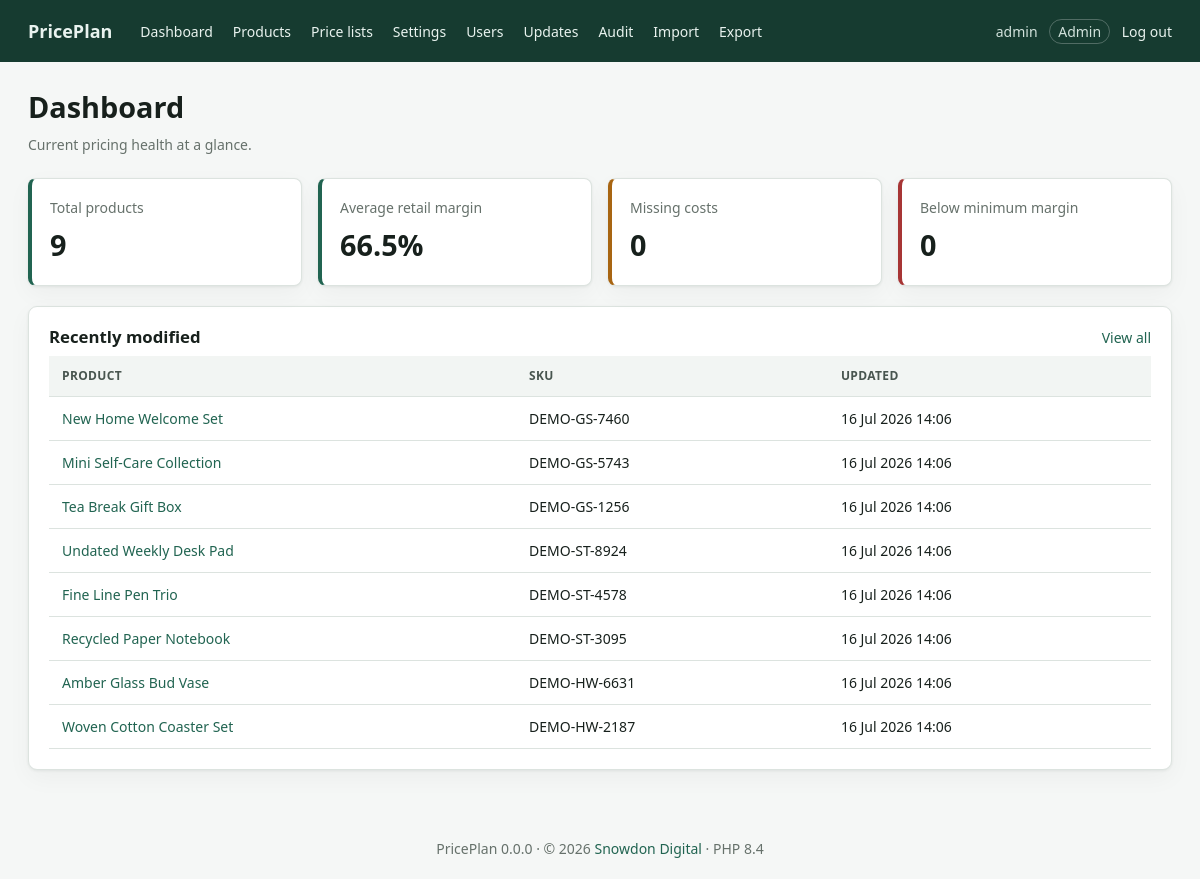
/dashboard.php (signed in), run on the app's committed database.
### tables this page shows
CREATE TABLE users (
 id INT UNSIGNED AUTO_INCREMENT PRIMARY KEY,
 username VARCHAR(80) NOT NULL UNIQUE,
 email VARCHAR(190) NOT NULL UNIQUE,
 password_hash VARCHAR(255) NOT NULL,
 role ENUM('admin','manager','editor','viewer') NOT NULL DEFAULT 'viewer',
 is_active TINYINT(1) NOT NULL DEFAULT 1,
 last_login_at DATETIME NULL,
 created_at DATETIME NOT NULL DEFAULT CURRENT_TIMESTAMP,
 updated_at DATETIME NOT NULL DEFAULT CURRENT_TIMESTAMP ON UPDATE CURRENT_TIMESTAMP
);

CREATE TABLE products (
 id BIGINT UNSIGNED AUTO_INCREMENT PRIMARY KEY,
 group_id INT UNSIGNED NULL,
 sku VARCHAR(100) NULL,
 product_name VARCHAR(255) NOT NULL,
 product_code VARCHAR(100) NULL,
 unit_cost DECIMAL(14,5) NULL,
 labour_cost DECIMAL(14,5) NOT NULL DEFAULT 0,
 target_margin DECIMAL(8,6) NOT NULL DEFAULT .8,
 preferred_price_override DECIMAL(14,4) NULL,
 msrp DECIMAL(14,4) NULL,
 competitor_price DECIMAL(14,4) NULL,
 retail_price DECIMAL(14,4) NULL COMMENT 'Excluding VAT',
 trade_discount DECIMAL(8,6) NOT NULL DEFAULT .4,
 trade_price DECIMAL(14,4) NULL,
 minimum_margin DECIMAL(8,6) NOT NULL DEFAULT .2,
 is_wholesale TINYINT(1) NOT NULL DEFAULT 0,
 archived_at DATETIME NULL,
 created_by INT UNSIGNED NULL,
 updated_by INT UNSIGNED NULL,
 created_at DATETIME NOT NULL DEFAULT CURRENT_TIMESTAMP,
 updated_at DATETIME NOT NULL DEFAULT CURRENT_TIMESTAMP ON UPDATE CURRENT_TIMESTAMP,
 INDEX idx_product_name(product_name), INDEX idx_sku(sku), INDEX idx_code(product_code),
 INDEX idx_archived(archived_at), INDEX idx_updated(updated_at),
 CONSTRAINT fk_product_group FOREIGN KEY(group_id) REFERENCES product_groups(id) ON DELETE SET NULL,
 CONSTRAINT fk_product_creator FOREIGN KEY(created_by) REFERENCES users(id) ON DELETE SET NULL,
 CONSTRAINT fk_product_updater FOREIGN KEY(updated_by) REFERENCES users(id) ON DELETE SET NULL
);

### app/updates.php (called while the page is built, shortened)
<?php
function app_version(): string
{
    $version = @file_get_contents(dirname(__DIR__) . '/VERSION');
    return trim((string)$version) ?: '0.0.0';
}

### app/helpers.php (called while the page is built, shortened)
<?php
function config(?string $key = null, mixed $default = null): mixed
{
    $value = $GLOBALS['app_config'];
    foreach (explode('.', $key) as $part) {
        $value = $value[$part];
    }
    return $value;
}
function e(mixed $value): string
{
    return htmlspecialchars((string)$value, ENT_QUOTES | ENT_SUBSTITUTE, 'UTF-8');
}
function url(string $path = ''): string
{
    $base = rtrim(str_replace('\\', '/', dirname($_SERVER['SCRIPT_NAME'] ?? '')), '/');
    return ($base === '/' ? '' : $base) . '/' . ltrim($path, '/');
}
function percent(?float $value): string
{
    return $value === null ? '—' : number_format($value * 100, 1) . '%';
}
require_once __DIR__ . '/database.php';

### app/database.php (called while the page is built, shortened)
<?php
function db(): PDO
{
    static $pdo;
    if ($pdo instanceof PDO) {
        return $pdo;
    }
    $c = config('db');
    $dsn = sprintf('mysql:host=%s;port=%d;dbname=%s;charset=%s', $c['host'], $c['port'], $c['name'], $c['charset']);
    $pdo = new PDO($dsn, $c['user'], $c['password'], [
        PDO::ATTR_ERRMODE => PDO::ERRMODE_EXCEPTION,
        PDO::ATTR_DEFAULT_FETCH_MODE => PDO::FETCH_ASSOC,
        PDO::ATTR_EMULATE_PREPARES => false,
    ]);
    return $pdo;
}

### app/auth.php (called while the page is built, shortened)
<?php
function user(): ?array
{
    static $cached = false;
    if ($cached !== false) return $cached;
    $s = db()->prepare('SELECT id, username, email, role FROM users WHERE id = ? AND is_active = 1');
    $s->execute([$_SESSION['user_id']]);
    return $cached = ($s->fetch() ?: null);
}
function require_login(): void
{
    if (!user()) redirect('login.php');
}
function can(string $action): bool
{
    $role = user()['role'] ?? '';
    $rules = [
        'view' => ['admin', 'manager', 'editor', 'viewer'],
        'edit' => ['admin', 'manager', 'editor'],
        'pricelists' => ['admin', 'manager', 'editor', 'viewer'],
        'pricelist_export' => ['admin', 'manager', 'editor'],
        'delete' => ['admin'],
        'import' => ['admin', 'manager'],
        'export' => ['admin', 'manager'],
        'settings' => ['admin'],
        'users' => ['admin'],
        'updates' => ['admin'],
    ];
    return in_array($role, $rules[$action] ?? [], true);
}

### public/dashboard.php (the view, shortened to what this page needs)
<?php
require_once dirname(__DIR__) . '/app/layout.php';
require_login();
$pdo = db();
$stats = $pdo->query("SELECT COUNT(*) total,
 SUM(unit_cost IS NULL) missing_costs,
 AVG(CASE WHEN retail_price > 0 AND unit_cost IS NOT NULL AND labour_cost IS NOT NULL THEN (retail_price-unit_cost-labour_cost)/retail_price END) avg_margin,
 SUM(CASE WHEN retail_price > 0 AND unit_cost IS NOT NULL AND labour_cost IS NOT NULL AND (retail_price-unit_cost-labour_cost)/retail_price < COALESCE(minimum_margin,0.2) THEN 1 ELSE 0 END) low_margin
 FROM products WHERE archived_at IS NULL")->fetch();
$recent = $pdo->query("SELECT id, product_name, sku, updated_at FROM products WHERE archived_at IS NULL ORDER BY updated_at DESC LIMIT 8")->fetchAll();
page_header('Dashboard');
?>
<div class="page-title"><div><h1>Dashboard</h1><p class="muted">Current pricing health at a glance.</p></div></div>
<section class="stats">
 <div class="stat"><span>Total products</span><strong><?= number_format((int)$stats['total']) ?></strong></div>
 <div class="stat"><span>Average retail margin</span><strong><?= e(percent($stats['avg_margin'] === null ? null : (float)$stats['avg_margin'])) ?></strong></div>
 <div class="stat warning"><span>Missing costs</span><strong><?= number_format((int)$stats['missing_costs']) ?></strong></div>
 <div class="stat danger"><span>Below minimum margin</span><strong><?= number_format((int)$stats['low_margin']) ?></strong></div>
</section>
<section class="card"><div class="card-head"><h2>Recently modified</h2><a href="<?= e(url('products.php')) ?>">View all</a></div>
 <div class="table-wrap"><table><thead><tr><th>Product</th><th>SKU</th><th>Updated</th></tr></thead><tbody>
 <?php foreach ($recent as $p): ?><tr><td><a href="<?= e(url('product.php?id=' . $p['id'])) ?>"><?= e($p['product_name']) ?></a></td><td><?= e($p['sku'] ?: '—') ?></td><td><?= e(date('j M Y H:i', strtotime($p['updated_at']))) ?></td></tr><?php endforeach ?>
 </tbody></table></div>
</section>
<?php page_footer(); ?>

### app/layout.php (shortened to what this page needs)
<?php
function page_header(string $title): void
{
    $u = user();
    ?><!doctype html>
<html lang="en"><head>
<link rel="stylesheet" href="<?= e(url('../assets/css/app.css?v=' . rawurlencode(app_version()))) ?>">
</head><body>
<?php if ($u): ?><header class="topbar">
  <a class="brand" href="<?= e(url('dashboard.php')) ?>"><?= e(config('site_name')) ?></a>
  <nav>
    <a href="<?= e(url('dashboard.php')) ?>">Dashboard</a>
    <a href="<?= e(url('products.php')) ?>">Products</a>
    <a href="<?= e(url('pricelists.php')) ?>">Price lists</a>
    <?php if (can('settings')): ?><a href="<?= e(url('settings.php')) ?>">Settings</a><a href="<?= e(url('users.php')) ?>">Users</a><a href="<?= e(url('updates.php')) ?>">Updates</a><?php endif ?>
    <a href="<?= e(url('audit.php')) ?>">Audit</a>
    <?php if (can('import')): ?><a href="<?= e(url('import.php')) ?>">Import</a><?php endif ?>
    <?php if (can('export')): ?><a href="<?= e(url('export.php')) ?>">Export</a><?php endif ?>
  </nav>
  <div class="account"><?= e($u['username']) ?> <span class="role"><?= e(ucfirst($u['role'])) ?></span> <a href="<?= e(url('logout.php')) ?>">Log out</a></div>
</header><?php endif ?>
<main class="container">
<?php
}
function page_footer(): void
{
    ?></main><footer>PricePlan <?= e(app_version()) ?> &middot; &copy; <?= e(date('Y')) ?> <a href="https://snowdondigital.co.uk" target="_blank" rel="noopener">Snowdon Digital</a> &middot; PHP <?= e(PHP_MAJOR_VERSION . '.' . PHP_MINOR_VERSION) ?></footer></body></html><?php
}

### assets/css/app.css (style rules this page uses)
:root { --bg: #f5f7f6; --surface: #fff; --ink: #17201c; --muted: #66716b; --line: #dce3df; --brand: #216451; --brand2: #174a3c; --danger: #a73535; --warning: #a86512; --shadow: 0 1px 3px #14251d12, 0 8px 24px #14251d0a; }
* { box-sizing: border-box; }
body { margin: 0; background: var(--bg); color: var(--ink); font: 14px/1.5 system-ui, -apple-system, "Segoe UI", sans-serif; }
a { color: var(--brand); text-decoration: none; }
h1, h2 { line-height: 1.2; margin: 0 0 .6rem; }
h1 { font-size: 1.8rem; }
h2 { font-size: 1.05rem; }
.muted { color: var(--muted); margin: .2rem 0; }
.container { max-width: 1500px; margin: auto; padding: 28px; }
.topbar { height: 62px; background: #163b30; color: #fff; display: flex; align-items: center; padding: 0 28px; gap: 28px; }
.topbar a { color: #e9f3ef; }
.brand { font-size: 18px; font-weight: 700; }
.topbar nav { display: flex; gap: 20px; }
.account { margin-left: auto; color: #d2e2dc; }
.role { border: 1px solid #ffffff40; border-radius: 20px; padding: 2px 8px; margin: 0 8px; }
.page-title { display: flex; align-items: center; justify-content: space-between; margin-bottom: 20px; }
.card { background: var(--surface); border: 1px solid var(--line); border-radius: 9px; box-shadow: var(--shadow); padding: 20px; margin-bottom: 20px; }
.card-head { display: flex; justify-content: space-between; }
.stats { display: grid; grid-template-columns: repeat(4, 1fr); gap: 16px; margin-bottom: 20px; }
.stat { background: var(--surface); border: 1px solid var(--line); border-left: 4px solid var(--brand); border-radius: 8px; padding: 18px; box-shadow: var(--shadow); }
.stat span { display: block; color: var(--muted); }
.stat strong { display: block; font-size: 1.8rem; margin-top: 5px; }
.stat.warning { border-left-color: var(--warning); }
.stat.danger { border-left-color: var(--danger); }
.table-wrap { overflow: auto; padding: 0; }
table { width: 100%; border-collapse: collapse; white-space: nowrap; }
th, td { text-align: left; padding: 11px 13px; border-bottom: 1px solid var(--line); vertical-align: middle; }
th { background: #f2f5f3; color: #48554f; font-size: 12px; text-transform: uppercase; letter-spacing: .03em; position: sticky; top: 0; }
footer { text-align: center; color: var(--muted); padding: 20px; }

### data on the page
users: username "admin", role "Admin"
products: product_name "New Home Welcome Set", sku "DEMO-GS-7460", updated_at "16 Jul 2026 14:06"
products: product_name "Mini Self-Care Collection", sku "DEMO-GS-5743", updated_at "16 Jul 2026 14:06"
products: product_name "Tea Break Gift Box", sku "DEMO-GS-1256", updated_at "16 Jul 2026 14:06"
products: product_name "Undated Weekly Desk Pad", sku "DEMO-ST-8924", updated_at "16 Jul 2026 14:06"
products: product_name "Fine Line Pen Trio", sku "DEMO-ST-4578", updated_at "16 Jul 2026 14:06"
products: product_name "Recycled Paper Notebook", sku "DEMO-ST-3095", updated_at "16 Jul 2026 14:06"
products: product_name "Amber Glass Bud Vase", sku "DEMO-HW-6631", updated_at "16 Jul 2026 14:06"
products: product_name "Woven Cotton Coaster Set", sku "DEMO-HW-2187", updated_at "16 Jul 2026 14:06"

### other printed values
config('site_name') "PricePlan"
$stats['total'] "9"
$stats['missing_costs'] "0"
$stats['low_margin'] "0"
app_version() "0.0.0"
PHP_MAJOR_VERSION . '.' . PHP_MINOR_VERSION "8.4"
